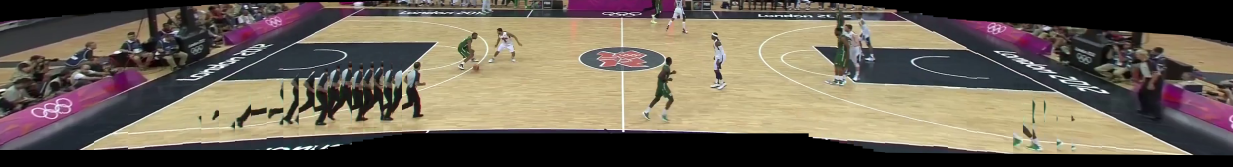
#> input picture pano.png, 3698 x 500 px (shown at 1/3 size)
$ python court_analysis.py
#> lines starting #> are read from the running program, lines starting #| are printed output that depends on the picture; after the words box and inside, x2 and y2 are one past the last pixel; in counts of white or black regions, pixels touching at a corner belong together; pictures that were not available may be replaced by others from this repository, and a replacement may not be noted
import cv2
import numpy as np
import matplotlib.pyplot as plt
import os.path
import matplotlib.patches as patches


def plt_plot(img, title=None, cmap='viridis', additional_points=None):
    plt.figure(figsize=(16, 8))
    plt.title(f"{title + ': ' if title is not None else ''}{img.shape}")
    plt.imshow(img, cmap=cmap)
    if additional_points is not None:
        [plt.plot(p[0], p[1], 'ro') for p in additional_points]
    plt.tight_layout()
    plt.show()


# [120 lines left out: functions get_frames, collage, add_frame, not called in this run]


def binarize_erode_dilate(img, plot=False):
    """
        BINARIZATION, EROSION AND DILATION
    :param img:
    :param plot:
    :return:
    """
    gray = cv2.cvtColor(img, cv2.COLOR_BGR2GRAY)
    th, img_otsu = cv2.threshold(gray, thresh=100, maxval=255, type=cv2.THRESH_OTSU)

    if plot: plt_plot(img_otsu, "Panorama after Otsu", cmap="gray")

    kernel1 = np.array([[0, 1, 0],
                        [1, 1, 1],
                        [0, 1, 0]], np.uint8)

    kernel2 = np.array([[0, 0, 0],
                        [1, 1, 1],
                        [0, 0, 0]], np.uint8)

    img_otsu = cv2.erode(img_otsu, kernel2, iterations=20)
    img_otsu = cv2.dilate(img_otsu, kernel2, iterations=20)

    if plot: plt_plot(img_otsu, "After Erosion-Dilation", cmap="gray")
    return img_otsu


def rectangularize_court(pano, plot=False):
    # BLOB FILTERING & BLOB DETECTION

    # adding a little frame to enable detection
    # of blobs that touch the borders
    pano[-4: -1] = pano[0:3] = 0
    pano[:, 0:3] = pano[:, -4:-1] = 0

    mask = np.zeros(pano.shape, dtype=np.uint8)
    cnts = cv2.findContours(pano, cv2.RETR_EXTERNAL, cv2.CHAIN_APPROX_SIMPLE)
    contours_court = []

    cnts = cnts[0] if len(cnts) == 2 else cnts[1]
    threshold_area = 100000
    for c in cnts:
        area = cv2.contourArea(c)
        if area > threshold_area:
            cv2.drawContours(mask, [c], -1, (36, 255, 12), -1)
            contours_court.append(c)

    pano = mask
    if plot: plt_plot(pano, "After Blob Detection", cmap="gray")

    # pano = 255 - pano
    contours_court = contours_court[0]
    simple_court = np.zeros(pano.shape)

    # convex hull
    hull = cv2.convexHull(contours_court)
    cv2.drawContours(pano, [hull], 0, 100, 2)
    if plot: plt_plot(pano, "After ConvexHull", cmap="gray",
                      additional_points=hull.reshape((-1, 2)))

    # fitting a poly to the hull
    epsilon = 0.01 * cv2.arcLength(hull, True)
    approx = cv2.approxPolyDP(hull, epsilon, True)
    corners = approx.reshape(-1, 2)
    cv2.drawContours(pano, [approx], 0, 100, 5)
    cv2.drawContours(simple_court, [approx], 0, 255, 3)

    if plot:
        plt_plot(pano, "After Rectangular Fitting", cmap="gray")
        plt_plot(simple_court, "Rectangularized Court", cmap="gray")
        print("simplified contour has", len(approx), "points")

    return simple_court, corners


# [7 lines left out: function color_polygon, not called in this run]


def homography(rect, image):
    bl, tl, tr, br = rect
    rect = np.array([tl, tr, br, bl], dtype="float32")


    # print(rect)
    widthA = np.sqrt(((br[0] - bl[0]) ** 2) + ((br[1] - bl[1]) ** 2))
    widthB = np.sqrt(((tr[0] - tl[0]) ** 2) + ((tr[1] - tl[1]) ** 2))
    maxWidth = max(int(widthA), int(widthB))

    heightA = np.sqrt(((tr[0] - br[0]) ** 2) + ((tr[1] - br[1]) ** 2))
    heightB = np.sqrt(((tl[0] - bl[0]) ** 2) + ((tl[1] - bl[1]) ** 2))
    maxHeight = max(int(heightA), int(heightB)) + 700

    dst = np.array([
        [0, 0],
        [maxWidth - 1, 0],
        [maxWidth - 1, maxHeight - 1],
        [0, maxHeight - 1]], dtype="float32")

    # print(dst)

    M = cv2.getPerspectiveTransform(rect, dst)
    warped = cv2.warpPerspective(image, M, (maxWidth, maxHeight))

    plt_plot(warped)
    return warped

def rectify(pano_enhanced, corners):
    panoL = pano_enhanced[:, :1870]
    panoR = pano_enhanced[:, 1870:]
    cornersL = np.array([corners[0], corners[1], [1865, 55], [1869, 389]])
    cornersR = np.array(
        [[0, 389], [0, 55], [corners[2][0] - 1870, corners[2][1]], [corners[3][0] - 1870, corners[3][1]]])
    homography(corners, pano_enhanced)
    h1 = homography(cornersL, panoL)
    h2 = homography(cornersR, panoR)
    #rectified = np.hstack((h1, cv2.resize(h2, (int((h2.shape[0] / h1.shape[0]) * h1.shape[1]), h1.shape[0]))))
    rectified = np.hstack((h1, cv2.resize(h2, (h1.shape[1], h1.shape[0]))))
    plt_plot(rectified)
    return rectified

# [71 lines left out: functions circle_detect, ball_detection, not called in this run]

def find_ball_video(video):
    while video.isOpened():
        ok, frame = video.read()
        frame = frame[320:, :]
        if ok:
            cv2.imshow("Tracking", frame)
            if cv2.waitKey(10) & 0xFF == ord('q'):
                break

            bb = ball_detection('resources/ball/', frame)
            if bb is not None:
                bbox = bb
                break
        else:
            return None, None

    img_query = cv2.rectangle(frame, (bb[0][0], bb[0][1]), (bb[1][0], bb[1][1]), (0, 255, 0), 4)
    cv2.imshow("Tracking", img_query)
    return bb, frame


def ball_tracker(video_directory):
    tracker_types = 'CSRT'
    tracker = cv2.TrackerCSRT_create()

    video = cv2.VideoCapture("resources/Short4Mosaicing.mp4")

    bbox, frame = find_ball_video(video)
    bbox = (bbox[0][0], bbox[0][1], bbox[1][0]-bbox[0][0], bbox[1][1]-bbox[0][1])

    # Initialize tracker with first frame and bounding box
    ok = tracker.init(frame, bbox)

    found = True
    while video.isOpened():
        # Read a new frame
        ok, frame = video.read()
        if not ok:
            break
        frame = frame[320:, :]
        # Start timer
        timer = cv2.getTickCount()
        # Update tracker
        if found:
            ok, bbox = tracker.update(frame)
        # Calculate Frames per second (FPS)
        fps = cv2.getTickFrequency() / (cv2.getTickCount() - timer);

        # Draw bounding box
        if ok:
            # Tracking success
            p1 = (int(bbox[0]), int(bbox[1]))
            p2 = (int(bbox[0] + bbox[2]), int(bbox[1] + bbox[3]))
            cv2.rectangle(frame, p1, p2, (255, 0, 0), 2, 1)
            found = True
        else:
            # Tracking failure
            cv2.putText(frame, "Tracking failure detected", (100, 80), cv2.FONT_HERSHEY_SIMPLEX, 0.75, (0, 0, 255), 2)
            bbox, frame = find_ball_video(video)
            bbox = (bbox[0][0], bbox[0][1], bbox[1][0] - bbox[0][0], bbox[1][1] - bbox[0][1])
            tracker.init(frame, bbox)
            found = False

        # Display tracker type on frame
        cv2.putText(frame, tracker_types + " Tracker", (100, 20), cv2.FONT_HERSHEY_SIMPLEX, 0.75, (50, 170, 50), 2);
        # Display FPS on frame
        cv2.putText(frame, "FPS : " + str(int(fps)), (100, 50), cv2.FONT_HERSHEY_SIMPLEX, 0.75, (50, 170, 50), 2);
        # Display result
        cv2.imshow("Tracking", frame)
        # Exit if ESC pressed
        k = cv2.waitKey(60) & 0xff
        if k == 27: break

#####################################################################
if __name__ == '__main__':
    # COURT REAL SIZES
    # 28m horizontal lines
    # 15m vertical lines

    # loading already computed panoramas
    if os.path.exists('pano.png'):
        pano = cv2.imread("pano.png")
#> pano is the input picture: shape (500, 3698, 3); mean B, G, R 85.9, 99.8, 109.9
    else:
        central_frame = 36
        frames = get_frames('resources/Short4Mosaicing.mp4', central_frame, mod=3)
        frames_flipped = [cv2.flip(frames[i], 1) for i in range(central_frame)]
        current_mosaic1 = collage(frames[central_frame:], direction=1)
        current_mosaic2 = collage(frames_flipped, direction=-1)
        pano = collage([cv2.flip(current_mosaic2, 1)[:, :-10], current_mosaic1])

        cv2.imwrite("pano.png", pano)

    if os.path.exists('pano_enhanced.png'):
        pano_enhanced = cv2.imread("pano_enhanced.png")
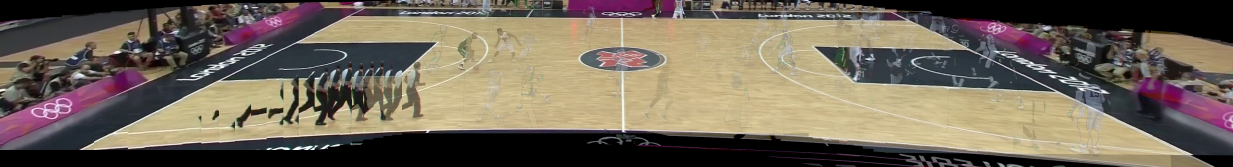
#> input picture pano_enhanced.png, 3698 x 500 px (shown at 1/3 size)
#> pano_enhanced is the input picture: shape (500, 3698, 3); mean B, G, R 89.6, 103.8, 114.5
        # plt_plot(pano, "Panorama")
    else:
        pano_enhanced = pano
        for file in os.listdir("resources/snapshots/"):
            frame = cv2.imread("resources/snapshots/" + file)[320:]
            pano_enhanced = add_frame(frame, pano, pano_enhanced, plot=True)
        cv2.imwrite("pano_enhanced.png", pano_enhanced)

    ###################################
    pano_enhanced = np.vstack((pano_enhanced,
                               np.zeros((100, pano_enhanced.shape[1], pano_enhanced.shape[2]), dtype=pano.dtype)))
#> pano_enhanced: shape (600, 3698, 3)
    img = binarize_erode_dilate(pano_enhanced, plot=False)
#> in binarize_erode_dilate, `th, img_otsu = cv2.threshold(gray, thresh=100, maxval=255, type=cv2.TH..`:
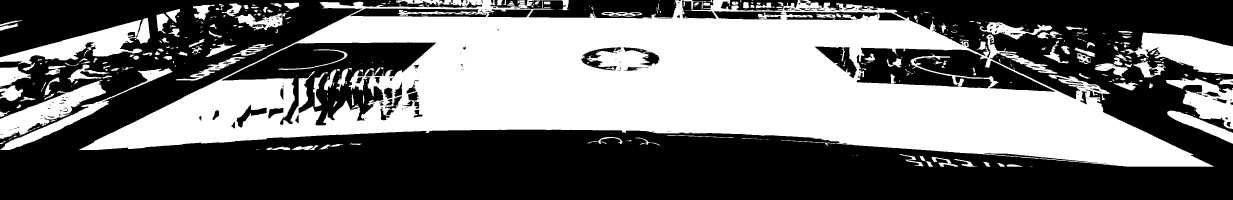
#> img_otsu: shape (600, 3698) (shown at 1/3 size); 43.8% white; 500 white regions (269 under 20 px), largest, box (x1, y1, x2, y2) and area: (237, 0, 3642, 500) 815982, (3372, 98, 3698, 223) 22598, (0, 60, 426, 193) 20591
#> in binarize_erode_dilate, `th, img_otsu = cv2.threshold(gray, thresh=100, maxval=255, type=cv2.TH..`: th = 96
#> in binarize_erode_dilate, `img_otsu = cv2.erode(img_otsu, kernel2, iterations=20)`: img_otsu: shape (600, 3698); 35% white; 144 white regions (71 under 20 px), largest, box (x1, y1, x2, y2) and area: (257, 49, 3622, 500) 711204, (3443, 100, 3698, 221) 18035, (0, 70, 400, 185) 12712
#> in binarize_erode_dilate, `img_otsu = cv2.dilate(img_otsu, kernel2, iterations=20)`: img_otsu: shape (600, 3698); 39% white; 116 white regions, largest, box (x1, y1, x2, y2) and area: (237, 49, 3642, 500) 753705, (3423, 100, 3698, 221) 21355, (0, 70, 425, 185) 19107
    simplified_court, corners = (rectangularize_court(img, plot=False))
#> in rectangularize_court, `pano[:, 0:3] = pano[:, -4:-1] = 0`:
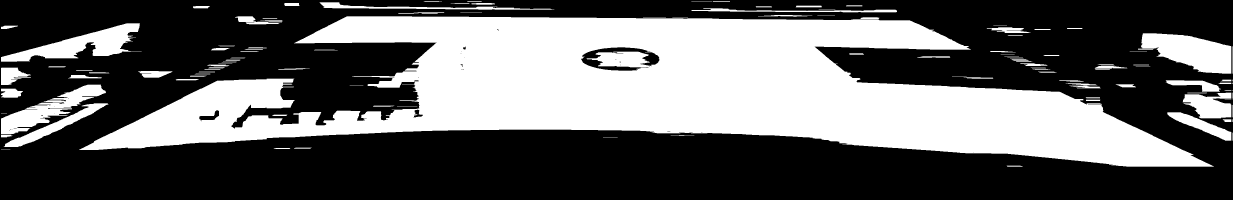
#> pano: shape (600, 3698) (shown at 1/3 size); 39% white; 124 white regions (7 under 20 px)
#> in rectangularize_court, `cnts = cv2.findContours(pano, cv2.RETR_EXTERNAL, cv2.CHAIN_APPROX_SIMP..`: cnts = 124 contours, 34 with area under 20; largest, box (x1, y1, x2, y2) and area: (237, 49, 3642, 500) 755744, (3423, 100, 3694, 221) 20662, (3, 70, 425, 185) 18440, (3, 254, 318, 402) 14500, (3548, 278, 3694, 355) 7473
#> the loop in rectangularize_court, `for c in cnts:` made 124 passes
#> area on passes 1, 3, 4, 7, 10, 11, 13, 15, 17, 19, 24, 28: 85, 89, 95, 183.5, 146.5, 121, 5200, 111, 7306.5, 124, 7473, 1322
#> (c, area) on passes 22, 25, 48, 52: ([[3257, 292], [3259, 294], [3299, 294], [3299, 292]], 82), ([[3562, 278], [3562, 279], [3619, 279], [3620, 278]], 57.5), ([[597, 215], [596, 216], [644, 216], [644, 215]], 47.5), ([[614, 208], [613, 209], [660, 209], [660, 208]], 46.5)
#> after the loop in rectangularize_court, `for c in cnts:`: mask: shape (600, 3698); values 0 (black) and 36 (white), 34.3% white; 1 white region
#> after the loop in rectangularize_court, `for c in cnts:`: contours_court = 1 contour; box (x1, y1, x2, y2) and area: (237, 49, 3642, 500) 755744
#> in rectangularize_court, `contours_court = contours_court[0]`: contours_court = contour of 2165 points, box (x1, y1, x2, y2) (237, 49, 3642, 500), area 755744
#> in rectangularize_court, `hull = cv2.convexHull(contours_court)`: hull = contour of 16 points, box (x1, y1, x2, y2) (237, 49, 3642, 500), area 1087834
#> in rectangularize_court, `epsilon = 0.01 * cv2.arcLength(hull, True)`: epsilon = 70.04
#> in rectangularize_court, `approx = cv2.approxPolyDP(hull, epsilon, True)`: approx = [[237, 449], [1040, 49], [2729, 61], [3641, 499]]
#> in rectangularize_court, `cv2.drawContours(simple_court, [approx], 0, 255, 3)`: simple_court: shape (600, 3698) float64; 1.6% white; 1 white region, box (x1, y1, x2, y2) and area: (235, 47, 3644, 502) 34979
#> corners = [[237, 449], [1040, 49], [2729, 61], [3641, 499]]
    simplified_court = 255 - np.uint8(simplified_court)

    plt_plot(simplified_court, "Corner Detection", cmap="gray", additional_points=corners)

    rectified = rectify(pano_enhanced, corners)
#> in rectify, `panoR = pano_enhanced[:, 1870:]`:
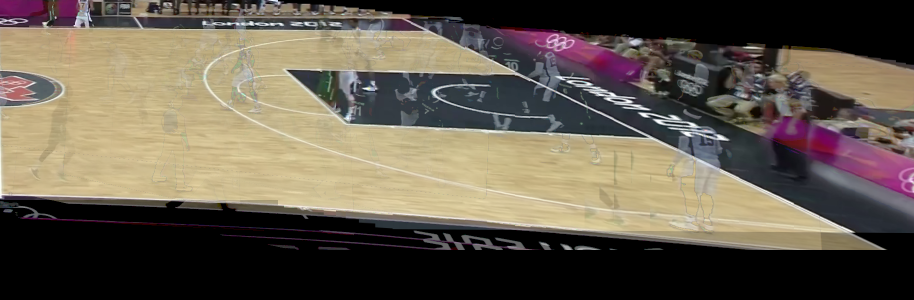
#> panoR: shape (600, 1828, 3) (shown at 1/2 size); mean B, G, R 78.7, 92.3, 101.5
#> in rectify, `cornersL = np.array([corners[0], corners[1], [1865, 55], [1869, 389]])`: cornersL = [[237, 449], [1040, 49], [1865, 55], [1869, 389]]
#> in rectify, `cornersR = np.array( [[0, 389], [0, 55], [corners[2][0] - 1870, corner..`: cornersR = [[0, 389], [0, 55], [859, 61], [1771, 499]]
#> in homography, `bl, tl, tr, br = rect`: bl = [237, 449]; tl = [1040, 49]; tr = [2729, 61]; br = [3641, 499]
#> in homography, `rect = np.array([tl, tr, br, bl], dtype="float32")`: rect = [[1040, 49], [2729, 61], [3641, 499], [237, 449]]
#> in homography, `widthA = np.sqrt(((br[0] - bl[0]) ** 2) + ((br[1] - bl[1]) ** 2))`: widthA = 3404.4
#> in homography, `widthB = np.sqrt(((tr[0] - tl[0]) ** 2) + ((tr[1] - tl[1]) ** 2))`: widthB = 1689
#> in homography, `maxWidth = max(int(widthA), int(widthB))`: maxWidth = 3404
#> in homography, `heightA = np.sqrt(((tr[0] - br[0]) ** 2) + ((tr[1] - br[1]) ** 2))`: heightA = 1011.7
#> in homography, `heightB = np.sqrt(((tl[0] - bl[0]) ** 2) + ((tl[1] - bl[1]) ** 2))`: heightB = 897.1
#> in homography, `maxHeight = max(int(heightA), int(heightB)) + 700`: maxHeight = 1711
#> in homography, `dst = np.array([ [0, 0], [maxWidth - 1, 0], [maxWidth - 1, maxHeight -..`: dst = [[0, 0], [3403, 0], [3403, 1710], [0, 1710]]
#> in homography, `M = cv2.getPerspectiveTransform(rect, dst)`: M = [[2.33, 4.68, -2654.2], [-0.0676, 9.51, -395.9], [1.07e-06, 0.0028, 1]]
#> in homography (call 2), `bl, tl, tr, br = rect`: tr = [1865, 55]; br = [1869, 389]
#> in homography (call 2), `rect = np.array([tl, tr, br, bl], dtype="float32")`: rect = [[1040, 49], [1865, 55], [1869, 389], [237, 449]]
#> in homography (call 2), `widthA = np.sqrt(((br[0] - bl[0]) ** 2) + ((br[1] - bl[1]) ** 2))`: widthA = 1633.1
#> in homography (call 2), `widthB = np.sqrt(((tr[0] - tl[0]) ** 2) + ((tr[1] - tl[1]) ** 2))`: widthB = 825
#> in homography (call 2), `maxWidth = max(int(widthA), int(widthB))`: maxWidth = 1633
#> in homography (call 2), `heightA = np.sqrt(((tr[0] - br[0]) ** 2) + ((tr[1] - br[1]) ** 2))`: heightA = 334
#> in homography (call 2), `maxHeight = max(int(heightA), int(heightB)) + 700`: maxHeight = 1597
#> in homography (call 2), `dst = np.array([ [0, 0], [maxWidth - 1, 0], [maxWidth - 1, maxHeight -..`: dst = [[0, 0], [1632, 0], [1632, 1596], [0, 1596]]
#> in homography (call 2), `M = cv2.getPerspectiveTransform(rect, dst)`: M = [[1.7, 3.42, -1937.2], [-0.0548, 7.53, -312.1], [-0.00013, 0.00211, 1]]
#> in homography (call 2), `warped = cv2.warpPerspective(image, M, (maxWidth, maxHeight))`:
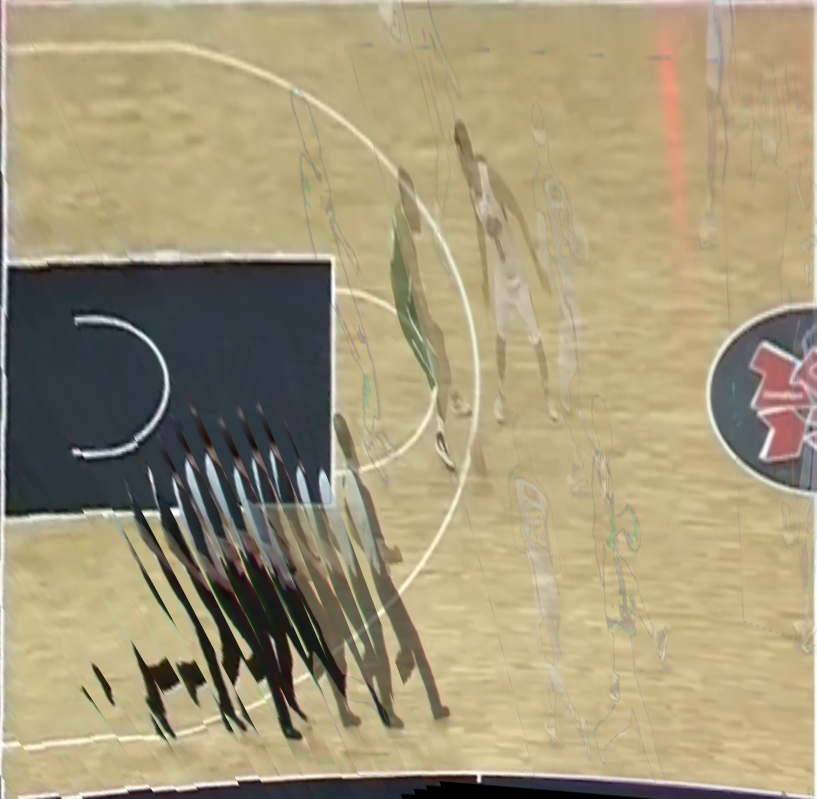
#> warped: shape (1597, 1633, 3) (shown at 1/2 size); mean B, G, R 120.6, 151.6, 163.6

    #correspondece map-pano
    map = cv2.imread("resources/2d_map.png")
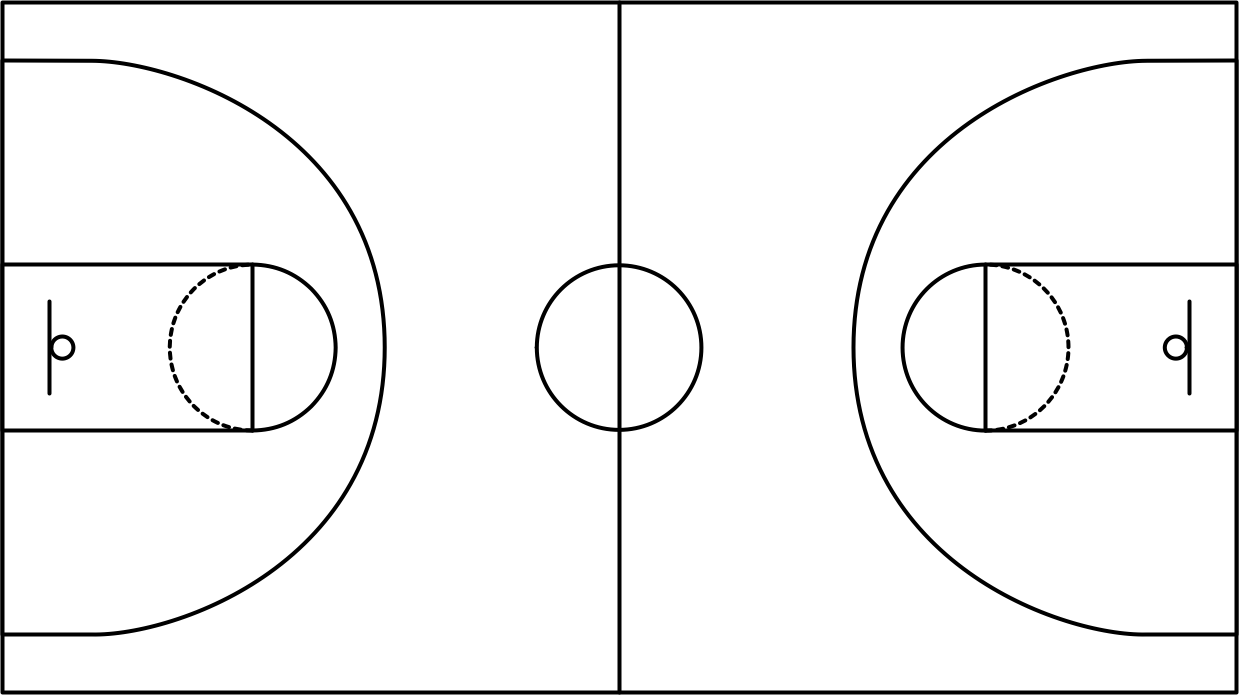
#> input picture resources/2d_map.png, 1241 x 695 px
#> map is the input picture: shape (695, 1241, 3); min 0, max 255, mean 243.4
    scale = rectified.shape[0]/map.shape[0]
#> scale = 2.3
    map = cv2.resize(map, (int(scale*map.shape[1]), int(scale*map.shape[0])))
#> map: shape (1597, 2851, 3)
    resized = cv2.resize(rectified, (map.shape[1], map.shape[0]))

    ball_tracker("resources/Short4Mosaicing.mp4")
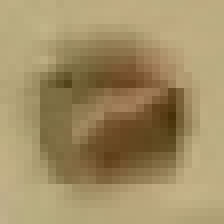
#> input picture resources/ball/ball00.jpg, 28 x 28 px, given in place of Short4Mosaicing.mp4, which was not available (shown 8 times larger)
#> in find_ball_video, frame is the input picture: shape (28, 28, 3); mean B, G, R 100.9, 142.7, 162.1
#> in find_ball_video, `frame = frame[320:, :]`: frame = empty array
#> (key q is pressed here)
#> (the run stopped early here; a loop or call above may not have finished)
